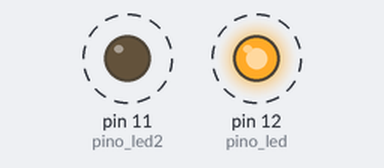
The sketch below on a simulated Arduino Uno, built with avr-gcc and run on an emulated ATmega328P. On the bench: output pins drawn as LEDs (lit = HIGH). Dashed ring = blinking.

Above: at 0.05 s.
Timing chart, 0 to 3.0 s (numbered marks = the images above):
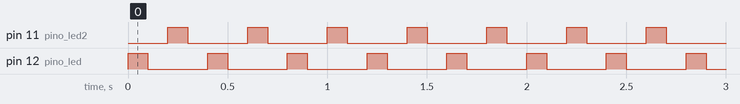

Measured:
- by itself, pin 11 (pino_led2), pin 12 (pino_led): alternates HIGH for 0.10 s and LOW for 0.30 s

The sketch:

arduino01.ino
```cpp
const int pino_led = 12; //pino onde o LED está conectado
const int pino_led2 = 11;

void setup() {
    // configura o pino com o LED como saída
    pinMode(pino_led, OUTPUT); //pino 12
    pinMode(pino_led2, OUTPUT);
}

void loop () {
  digitalWrite(pino_led, HIGH); // acende o LED
  delay(100); // aguarda 10 milisegundo
  digitalWrite(pino_led, LOW); // apaga o LED
  delay(100); //aguarda 10 milisegundo

  digitalWrite(pino_led2, HIGH); // acende o LED
  delay(100); // aguarda 1 seg
  digitalWrite(pino_led2, LOW); // apaga o LED
  delay(100); //aguarda 1 segundo
  }
```
